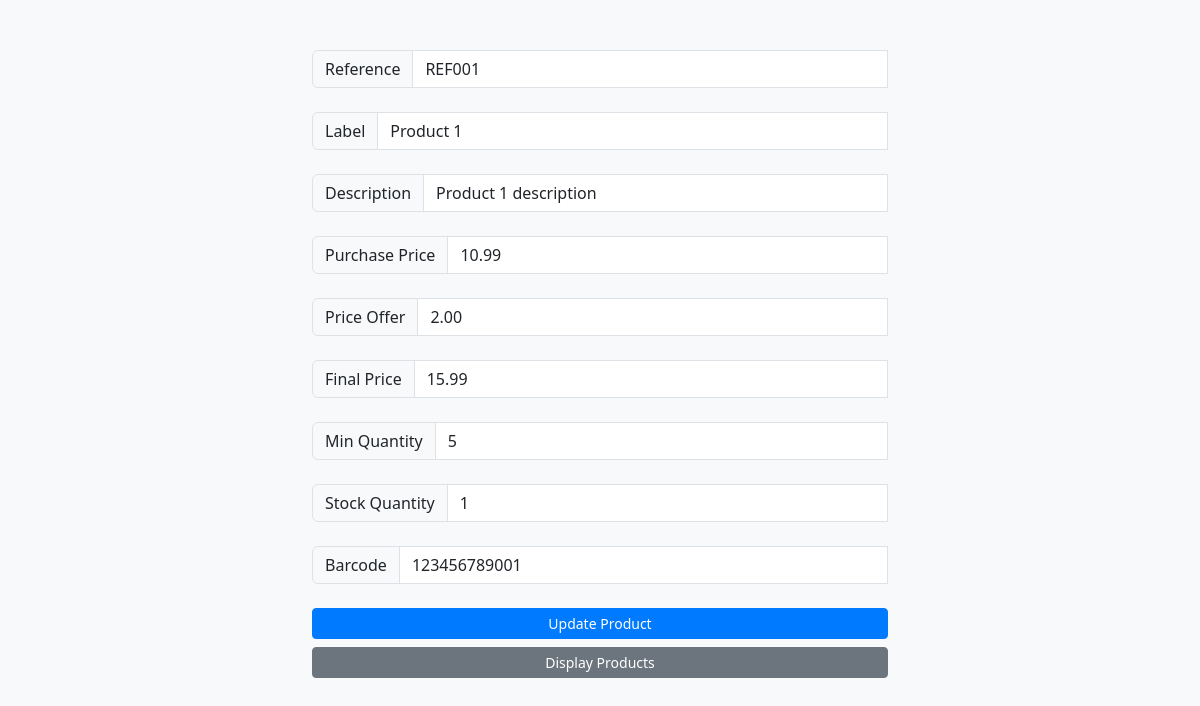
The page /edit-product.php?id=1 on the database its author committed.
### tables this page shows
CREATE TABLE Products (
    product_id INT PRIMARY KEY AUTO_INCREMENT,
    reference VARCHAR(255) NOT NULL,
    image VARCHAR(255) NOT NULL,
    barcode VARCHAR(255) NOT NULL,
    label VARCHAR(255) NOT NULL,
    purchase_price DECIMAL(10, 2) NOT NULL,
    final_price DECIMAL(10, 2) NOT NULL,
    price_offer VARCHAR(255) NOT NULL,
    description TEXT NOT NULL,
    min_quantity INT NOT NULL,
    stock_quantity INT NOT NULL,
    category_id INT,
    disabled BOOLEAN DEFAULT FALSE NOT NULL,
    FOREIGN KEY (category_id) REFERENCES Categories(category_id)
);

### edit-product.php (the view, shortened to what this page needs)
<?php
require 'db_cnx.php';
if ($_SERVER['REQUEST_METHOD'] === 'GET' && isset($_GET['id'])) {
    $product_id = mysqli_real_escape_string($conn, $_GET['id']);
    $sql = "SELECT * FROM Products WHERE product_id = '$product_id'";
    $result = mysqli_query($conn, $sql);
    if ($result && mysqli_num_rows($result) > 0) {
        $product = mysqli_fetch_assoc($result);
    } else {
        echo "Product not found.";
        exit();
    }
} else {
    echo "Invalid request.";
    exit();
}
?>
<!DOCTYPE html>
<html lang="en">
<head>
    <link rel="stylesheet" href="https://cdn.jsdelivr.net/npm/bootstrap@5.3.0/dist/css/bootstrap.min.css">
</head>
<body>
    <form method="post" action="" enctype="multipart/form-data" class="container">
        <div class="input-group mb-3">
            <span class="input-group-text" id="basic-addon1">Reference</span>
            <input type="text" class="form-control" placeholder="Reference" name="reference" aria-label="Reference" aria-describedby="basic-addon1" value="<?php echo $product['reference']; ?>" required>
        </div>
        <div class="input-group mb-3">
            <span class="input-group-text" id="basic-addon1">Label</span>
            <input type="text" class="form-control" placeholder="Product Name" name="product_name" aria-label="Product Name" aria-describedby="basic-addon1" value="<?php echo $product['label']; ?>" required>
        </div>
        <div class="input-group mb-3">
            <span class="input-group-text" id="basic-addon1">Description</span>
            <input type="text" class="form-control" placeholder="Description" name="description" aria-label="Description" aria-describedby="basic-addon1" value="<?php echo $product['description']; ?>" required>
        </div>
        <div class="input-group mb-3">
            <span class="input-group-text" id="basic-addon1">Purchase Price</span>
            <input type="text" class="form-control" placeholder="Purchase Price" name="purchase_price" aria-label="Purchase Price" aria-describedby="basic-addon1" value="<?php echo $product['purchase_price']; ?>" required>
        </div>
        <div class="input-group mb-3">
            <span class="input-group-text" id="basic-addon1">Price Offer</span>
            <input type="text" class="form-control" placeholder="Price Offer" name="price_offer" aria-label="Price Offer" aria-describedby="basic-addon1" value="<?php echo $product['price_offer']; ?>" required>
        </div>
        <div class="input-group mb-3">
            <span class="input-group-text" id="basic-addon1">Final Price</span>
            <input type="text" class="form-control" placeholder="Final Price" name="final_price" aria-label="Final Price" aria-describedby="basic-addon1" value="<?php echo $product['final_price']; ?>" required>
        </div>
        <div class="input-group mb-3">
            <span class="input-group-text" id="basic-addon1">Min Quantity</span>
            <input type="text" class="form-control" placeholder="Min Quantity" name="min_quantity" aria-label="Min Quantity" aria-describedby="basic-addon1" value="<?php echo $product['min_quantity']; ?>" required>
        </div>
        <div class="input-group mb-3">
            <span class="input-group-text" id="basic-addon1">Stock Quantity</span>
            <input type="text" class="form-control" placeholder="Stock Quantity" name="stock_quantity" aria-label="Stock Quantity" aria-describedby="basic-addon1" value="<?php echo $product['stock_quantity']; ?>" required>
        </div>
        <div class="input-group mb-3">
            <span class="input-group-text" id="basic-addon1">Barcode</span>
            <input type="text" class="form-control" placeholder="Barcode" name="barcode" aria-label="Barcode" aria-describedby="basic-addon1" value="<?php echo $product['barcode']; ?>" required>
        </div>
        <div class="d-grid mt-3">
            <button type="submit" class="btn btn-primary btn-sm w-100" name="submit">Update Product</button>
            <a href="admin-dashboard.php?page=product-management" class="btn btn-secondary btn-sm w-100 mt-2">Display
                Products</a>
        </div>
    </form>
    <?php include("footer.php"); ?>

### edit-product.php (style rules this page uses)
body { background-color: #f8f9fa; }
.container { max-width: 600px; margin-top: 50px; }
.mb-3 { margin-bottom: 1.5rem !important; }
.mt-3 { margin-top: 1.5rem !important; }
.form-control { border-radius: 0; }
.btn-primary { background-color: #007bff; border-color: #007bff; }

### rows shown on the page
products: reference "REF001", product_name "Product 1", description "Product 1 description", purchase_price "10.99", price_offer "2.00", final_price "15.99", min_quantity "5", stock_quantity "1", barcode "123456789001"
